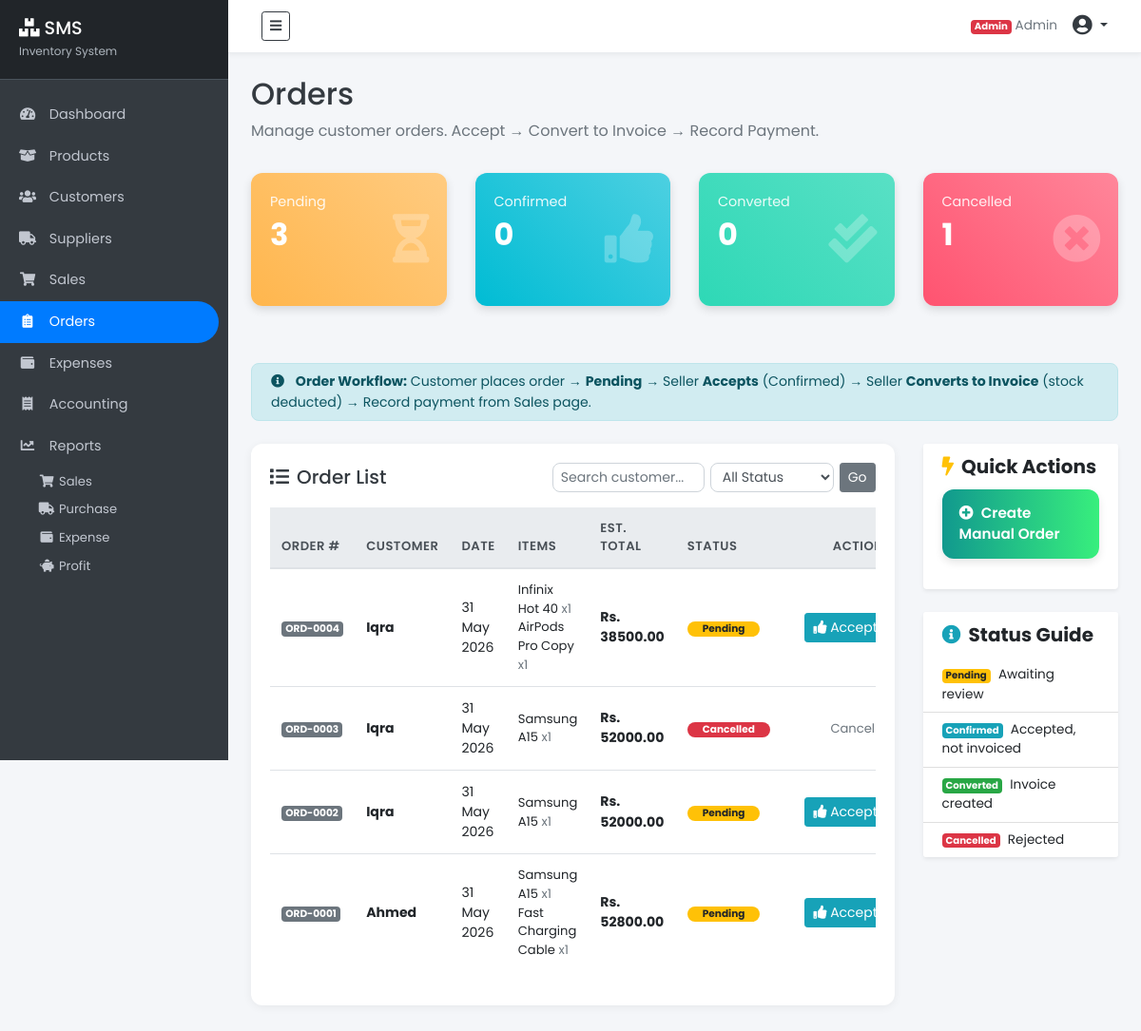
Screenshot of /orders/ (signed in) with the database file from the repository.
### orders/models.py (models this page shows, shortened)
class Order(models.Model):
    STATUS_CHOICES = (
        ('pending',   'Pending'),
        ('confirmed', 'Confirmed'),
        ('converted', 'Converted to Invoice'),
        ('cancelled', 'Cancelled'),
    )
    customer      = models.ForeignKey('customers.Customer',
                                      on_delete=models.SET_NULL,
                                      null=True, blank=True,
                                      related_name='orders')
    customer_name = models.CharField(max_length=255, default='Walk-in')
    status        = models.CharField(max_length=20,
                                      choices=STATUS_CHOICES, default='pending')
    notes         = models.TextField(blank=True)
    created_at    = models.DateTimeField(auto_now_add=True)
    @property
    def order_number(self):
        return f'ORD-{self.pk:04d}'
    @property
    def total_amount(self):
        return sum(
            i.product.sale_price * i.quantity
            for i in self.items.all()
        )

class OrderItem(models.Model):
    order    = models.ForeignKey(Order, related_name='items',
                                  on_delete=models.CASCADE)
    product  = models.ForeignKey('products.Product',
                                  on_delete=models.PROTECT)
    quantity = models.PositiveIntegerField()

### products/models.py (models this page shows, shortened)
class Product(models.Model):
    name          = models.CharField(max_length=255)
    sku           = models.CharField(max_length=50, unique=True)
    category      = models.ForeignKey(Category, on_delete=models.SET_NULL,
                                      null=True, blank=True)
    sale_price    = models.DecimalField(max_digits=10, decimal_places=2, default=0)
    reorder_level = models.PositiveIntegerField(default=10)
    description   = models.TextField(blank=True)
    is_active     = models.BooleanField(default=True)
    @property
    def current_stock(self):
        return self.batches.filter(quantity__gt=0).aggregate(
            t=Sum('quantity'))['t'] or 0

### orders/views.py (the view)
# urls.py: path("",                  views.order_list,    name="order-list"),
@seller_required
def order_list(request):
    orders    = Order.objects.select_related("customer") \
                             .prefetch_related("items__product") \
                             .order_by("-created_at")
    customers = Customer.objects.filter(status="Active")
    products  = Product.objects.filter(is_active=True)
    q = request.GET.get("q", "")
    if q:
        orders = orders.filter(customer_name__icontains=q)
    status_f = request.GET.get("status", "")
    if status_f:
        orders = orders.filter(status=status_f)
    context = {
        "orders":           orders,
        "customers":        customers,
        "products":         products,
        "pending_orders":   Order.objects.filter(status="pending").count(),
        "confirmed_orders": Order.objects.filter(status="confirmed").count(),
        "converted_orders": Order.objects.filter(status="converted").count(),
        "cancelled_orders": Order.objects.filter(status="cancelled").count(),
        "total_orders":     Order.objects.count(),
    }
    return render(request, "orders/orders.html", context)

### templates/orders/orders.html (shortened to what this page needs)
{% extends "partials/base.html" %}
{% block content %}
<div class="container-fluid p-4">
    <div class="row mb-3"><div class="col-12">
        <h2 class="text-dark">Orders</h2>
        <p class="text-muted">Manage customer orders. Accept → Convert to Invoice → Record Payment.</p>
    </div></div>
    <div class="row mb-4">
        <div class="col-md-3 col-sm-6 mb-3"><div class="card-box bg-gradient-warning"><div class="icon"><i class="fas fa-hourglass-half"></i></div><p>Pending</p><h3>{{ pending_orders }}</h3></div></div>
        <div class="col-md-3 col-sm-6 mb-3"><div class="card-box bg-gradient-info"><div class="icon"><i class="fas fa-thumbs-up"></i></div><p>Confirmed</p><h3>{{ confirmed_orders }}</h3></div></div>
        <div class="col-md-3 col-sm-6 mb-3"><div class="card-box bg-gradient-success"><div class="icon"><i class="fas fa-check-double"></i></div><p>Converted</p><h3>{{ converted_orders }}</h3></div></div>
        <div class="col-md-3 col-sm-6 mb-3"><div class="card-box bg-gradient-danger"><div class="icon"><i class="fas fa-times-circle"></i></div><p>Cancelled</p><h3>{{ cancelled_orders }}</h3></div></div>
    </div>
    <div class="alert alert-info mb-4 py-2" style="font-size:.88rem;">
        <i class="fas fa-info-circle mr-2"></i>
        <strong>Order Workflow:</strong>
        Customer places order &rarr; <strong>Pending</strong>
        &rarr; Seller <strong>Accepts</strong> (Confirmed)
        &rarr; Seller <strong>Converts to Invoice</strong> (stock deducted)
        &rarr; Record payment from Sales page.
    </div>
    <div class="row">
        <div class="col-lg-9 mb-4">
            <div class="table-container">
                <div class="d-flex justify-content-between align-items-center mb-3 flex-wrap">
                    <h5 class="text-dark mb-2 mb-md-0"><i class="fas fa-list mr-2"></i>Order List</h5>
                    <form method="GET" class="d-flex flex-wrap" style="gap:6px;">
                        <input type="text" name="q" class="form-control form-control-sm" placeholder="Search customer..." value="{{ request.GET.q }}" style="width:160px;">
                        <select name="status" class="form-control form-control-sm" style="width:130px;">
                            <option value="">All Status</option>
                        </select>
                        <button class="btn btn-secondary btn-sm">Go</button>
                    </form>
                </div>
                <div class="table-responsive">
                    <table class="table table-hover">
                        <thead class="thead-light">
                            <tr><th>Order #</th><th>Customer</th><th>Date</th><th>Items</th><th>Est. Total</th><th>Status</th><th class="text-center" style="min-width:170px;">Actions</th></tr>
                        </thead>
                        <tbody>
                            {% for order in orders %}
                            <tr>
                                <td><span class="badge badge-secondary">{{ order.order_number }}</span></td>
                                <td>
                                    <span class="font-weight-bold">{{ order.customer_name }}</span>
                                </td>
                                <td>{{ order.created_at|date:"d M Y" }}</td>
                                <td>
                                    {% for item in order.items.all %}
                                    <div style="font-size:.82rem;">{{ item.product.name }} <span class="text-muted">x{{ item.quantity }}</span></div>
                                    {% endfor %}
                                </td>
                                <td class="font-weight-bold"> Rs. {{ order.total_amount|floatformat:2 }}</td>
                                <td>
                                    {% if order.status == 'pending' %}<span class="badge badge-warning badge-pill px-3">Pending</span>
                                    {% elif order.status == 'confirmed' %}<span class="badge badge-info badge-pill px-3">Confirmed</span>
                                    {% elif order.status == 'converted' %}<span class="badge badge-success badge-pill px-3">Converted</span>
                                    {% else %}<span class="badge badge-danger badge-pill px-3">Cancelled</span>{% endif %}
                                </td>
                                <td class="text-center">
                                    {% if order.status == 'pending' %}
                                        <form method="POST" action="{% url 'order-confirm' order.pk %}" style="display:inline;">
                                            <button type="submit" class="btn btn-sm btn-info mr-1" title="Accept">
                                                <i class="fas fa-thumbs-up"></i> Accept
                                            </button>
                                        </form>
                                    {% elif order.status == 'converted' %}
                                        <span class="text-success" style="font-size:.82rem;"><i class="fas fa-check-circle mr-1"></i>Done</span>
                                    {% else %}
                                        <span class="text-muted" style="font-size:.82rem;">Cancelled</span>
                                    {% endif %}
                                </td>
                            </tr>
                            {% empty %}
                            <tr><td colspan="7" class="text-center text-muted py-4">No orders yet.</td></tr>
                            {% endfor %}
                        </tbody>
                    </table>
                </div>
            </div>
        </div>
        <div class="col-lg-3 mb-4">
            <div class="card shadow-sm border-0 mb-4">
                <div class="card-header bg-white border-0"><h5 class="mb-0 font-weight-bold"><i class="fas fa-bolt mr-2 text-warning"></i>Quick Actions</h5></div>
                <div class="card-body pt-0">
                    <button class="btn btn-action btn-add-sale" data-toggle="modal" data-target="#newOrderModal">
                        <i class="fas fa-plus-circle mr-2"></i>Create Manual Order
                    </button>
                </div>
            </div>
            <div class="card shadow-sm border-0">
                <div class="card-header bg-white border-0"><h5 class="mb-0 font-weight-bold"><i class="fas fa-info-circle mr-2 text-info"></i>Status Guide</h5></div>
                <ul class="list-group list-group-flush" style="font-size:.85rem;">
                    <li class="list-group-item py-2"><span class="badge badge-warning mr-2">Pending</span>Awaiting review</li>
                    <li class="list-group-item py-2"><span class="badge badge-info mr-2">Confirmed</span>Accepted, not invoiced</li>
                    <li class="list-group-item py-2"><span class="badge badge-success mr-2">Converted</span>Invoice created</li>
                    <li class="list-group-item py-2"><span class="badge badge-danger mr-2">Cancelled</span>Rejected</li>
                </ul>
            </div>
        </div>
    </div>
</div>
{% endblock %}

### templates/partials/nav.html (shortened to what this page needs)
<nav class="navbar navbar-expand-lg navbar-light bg-white">
    <div class="container-fluid">
        {% if user.is_authenticated %}
            {% if user.profile.role == 'customer' %}
                <a href="{% url 'customer-dashboard' %}" class="navbar-brand d-flex align-items-center" style="text-decoration:none;">
                    <span style="background:#1a1a2e;color:#fff;padding:5px 12px;border-radius:8px;font-weight:700;font-size:1rem;letter-spacing:1px;">
                        <i class="fas fa-boxes mr-1"></i> SMS
                    </span>
                    <span class="ml-2 text-muted" style="font-size:.8rem;">Customer Portal</span>
                </a>
            {% else %}
                <button type="button" id="sidebarCollapse" class="btn btn-outline-dark btn-sm">
                    <i class="fas fa-bars"></i>
                </button>
            {% endif %}
        {% endif %}
        <div class="ml-auto d-flex align-items-center">
            {% if user.is_authenticated %}
            <span class="text-muted mr-3" style="font-size:.85rem;">
                {% if user.is_superuser %}
                    <span class="badge badge-danger">Admin</span>
                {% elif user.profile.role == 'seller' %}
                    <span class="badge badge-primary">Seller</span>
                {% else %}
                    <span class="badge badge-success">Customer</span>
                {% endif %}
                {{ user.get_full_name|default:user.username }}
            </span>
            <div class="dropdown">
                <a href="#" class="text-dark dropdown-toggle" data-toggle="dropdown">
                    <i class="fas fa-user-circle fa-lg"></i>
                </a>
            </div>
            {% else %}
            <a href="{% url 'user-login' %}" class="btn btn-primary btn-sm">Login</a>
            {% endif %}
        </div>
    </div>
</nav>

### static/style.css (style rules this page uses)
body { font-family: 'Poppins', sans-serif; background: #f4f6f9; overflow-x: hidden; }
.navbar { padding: 12px 20px; background: #fff; border-bottom: 1px solid #e9ecef; box-shadow: 0 2px 5px rgba(0,0,0,.05); position: sticky; top: 0; z-index: 100; }
.card-box { position: relative; color: #fff; padding: 20px 22px 5px 20px; border-radius: 12px; margin-bottom: 20px; box-shadow: 0 4px 10px rgba(0,0,0,.12); height: 140px; }
.card-box h3 { font-size: 2rem; font-weight: 700; margin: 0; }
.card-box p { font-size: .9rem; opacity: .9; margin: 0 0 4px; }
.card-box .icon { position: absolute; top: 50%; right: 18px; transform: translateY(-50%); font-size: 3.2rem; opacity: .25; }
.bg-gradient-success { background: linear-gradient(45deg,#2ed8b6,#59e0c5); }
.bg-gradient-warning { background: linear-gradient(45deg,#FFB64D,#ffcb80); }
.bg-gradient-danger { background: linear-gradient(45deg,#FF5370,#ff869a); }
.bg-gradient-info { background: linear-gradient(45deg,#00BCD4,#4DD0E1); }
.table-container { background: #fff; padding: 20px; border-radius: 12px; box-shadow: 0 2px 10px rgba(0,0,0,.06); }
.table thead th { border-top: none; border-bottom: 2px solid #e9ecef; color: #495057; font-weight: 600; font-size: .82rem; text-transform: uppercase; letter-spacing: .5px; }
.table td { vertical-align: middle; font-size: .88rem; }
.btn-action { width: 100%; padding: 14px 18px; font-size: .95rem; font-weight: 600; border-radius: 12px; border: none; cursor: pointer; color: #fff; box-shadow: 0 4px 8px rgba(0,0,0,.1); margin-bottom: 12px; transition: transform .2s; text-align: left; display: block; }
.btn-add-sale { background: linear-gradient(to right,#11998e,#38ef7d); }
.form-control { border: 1.5px solid #ced4da; border-radius: 8px; font-size: .88rem; }
.alert { border-radius: 8px; font-size: .88rem; }

### rows the page displays
Order: order_number "ORD-0004", customer_name "Iqra", created_at "31 May 2026", total_amount "38500.00", status "Pending"
OrderItem: product.name "Infinix Hot 40", quantity "1"
OrderItem: product.name "AirPods Pro Copy", quantity "1"
Order: order_number "ORD-0003", customer_name "Iqra", created_at "31 May 2026", total_amount "52000.00", status "Cancelled"
OrderItem: product.name "Samsung A15", quantity "1"
Order: order_number "ORD-0002", customer_name "Iqra", created_at "31 May 2026", total_amount "52000.00", status "Pending"
OrderItem: product.name "Samsung A15", quantity "1"
Order: order_number "ORD-0001", customer_name "Ahmed", created_at "31 May 2026", total_amount "52800.00", status "Pending"
OrderItem: product.name "Samsung A15", quantity "1"
OrderItem: product.name "Fast Charging Cable", quantity "1"

### other values shown
{{ user.get_full_name|default:user.username }} "Admin"
{{ pending_orders }} "3"
{{ confirmed_orders }} "0"
{{ converted_orders }} "0"
{{ cancelled_orders }} "1"
